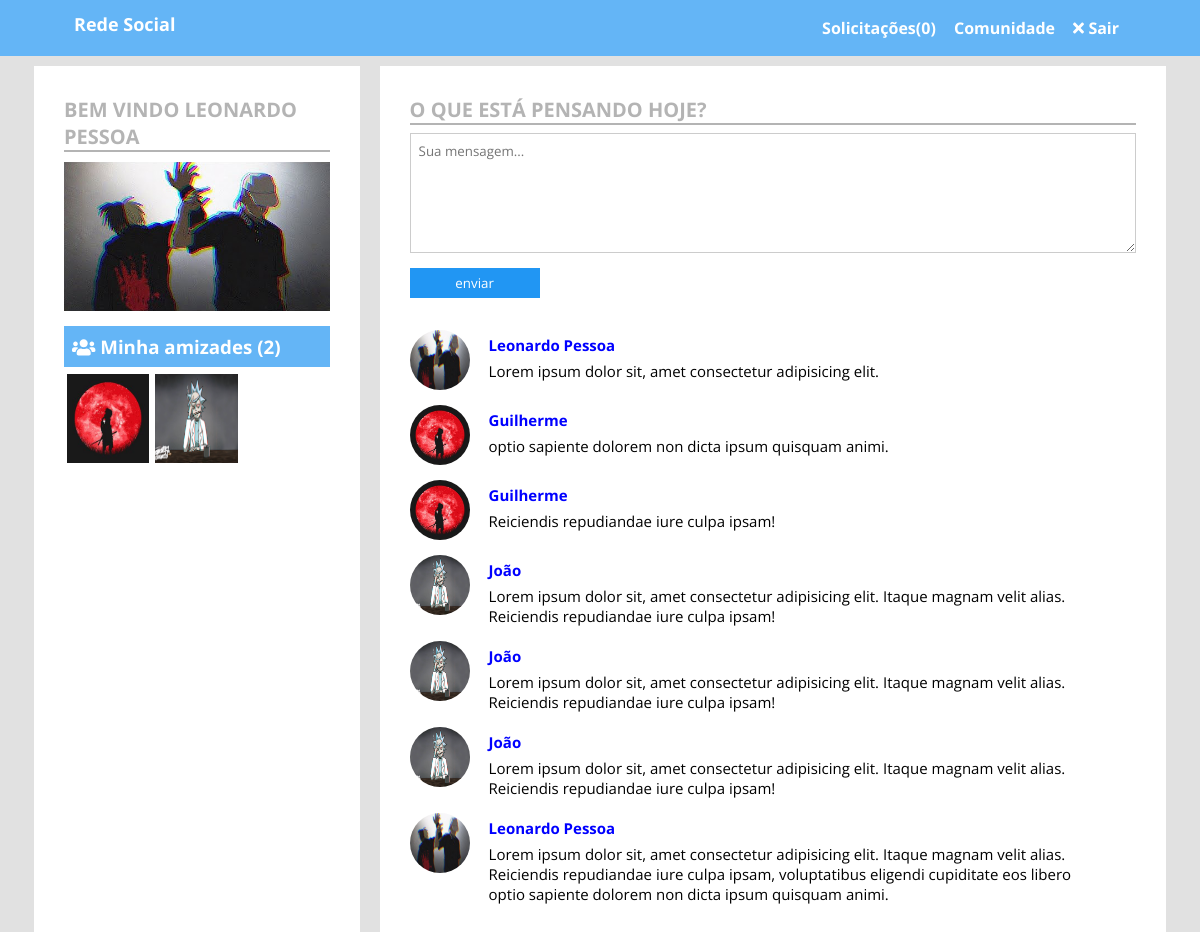
/me (signed in), run on the app's committed database.
### classes/views/mainView.php (called while the page is built, shortened)
<?php
  class mainView
  {
    public static function render($fileName,$arr = [],$header = 'pages/includes/header.php',$footer = 'pages/includes/footer.php'){
      include($header);
      include('pages/'.$fileName);
      include($footer);
      die();
    }
  }

### classes/controllers/perfilController.php (called while the page is built, shortened)
<?php
  class perfilController
  {
    public function index()
    {
      mainView::render('me.php',[],'pages/includes/headerLogado.php');
    }
  }

### index.php (called while the page is built, shortened)
<?php
    $perfilController = new controllers\perfilController();
    Router::get('/me',function() use ($perfilController) {
        $perfilController->index();
    });
?>

### classes/MySql.php (called while the page is built)
<?php
    class MySql{
        private static $pdo;
        public static function conectar(){
            if(self::$pdo == null){
				try{
				self::$pdo = new PDO('mysql:host='.HOST.';dbname='.DATABASE,USER,PASSWORD,array(PDO::MYSQL_ATTR_INIT_COMMAND => "SET NAMES utf8"));
				self::$pdo->setAttribute(PDO::ATTR_ERRMODE,PDO::ERRMODE_EXCEPTION);
				}catch(Exception $e){
					echo '<h2>Erro ao conectar</h2>';
				}
			}
			return self::$pdo;
        }
    }

### classes/controllers/solicitacoesController.php (called while the page is built, shortened)
<?php
  class solicitacoesController
  {
    public static function listarSolicitacoes(){
      $sql = \MySql::conectar()->prepare("SELECT * FROM `tb_site.solicitacoes` WHERE id_to = ? AND `status` = 0");
      $sql->execute([$_SESSION['id_membro']]);
      return $sql->fetchAll();
    }
  }

### classes/models/membrosModel.php (called while the page is built, shortened)
<?php
class membrosModel{
  public static function getMmembroById($id)
  {
    $info = \MySql::conectar()->prepare("SELECT * FROM `tb_site.membros` WHERE id = $id");
    $info->execute();
    return $info->fetch();
  }
  public static function listarAmigos()
  {
    $sql = \MySql::conectar()->prepare("SELECT * FROM `tb_site.solicitacoes` WHERE (`id_to` = ? AND `status` = 1) OR (`id_from` = ? AND `status` = 1)");
    $sql->execute([$_SESSION['id_membro'],$_SESSION['id_membro']]);
    $sql = $sql->fetchAll();
    $arr = [];
    $idMembro = $_SESSION['id_membro'];
    foreach($sql as $membros){
      if($membros['id_from'] == $idMembro){
        $arr[] = $membros['id_to'];
      }else{
        $arr[] = $membros['id_from'];
      }
    }
    return $arr;
  }
}

### pages/me.php (the view)
<section class="me">
  <div class="container">
    <div class="row-me">
      <section class="perfil-info w30">
        <h2 class="tittle">Bem vindo <?= $_SESSION['nome_membro'] ?></h2>
        <div class="container-img">
          <img src="<?= INCLUDE_PATH_PAINEL ?>uploads/<?= $_SESSION['img_membro'] ?>">
        </div>
        <div class="lista-amigos">
          <h3><i class="fa fa-users"></i> Minha amizades (<?= count(\models\membrosModel::listarAmigos()) ?>)</h3>
          <div class="img-amigos-wraper">
          <?php
            $amigos = \models\membrosModel::listarAmigos();
            foreach($amigos as $key => $value){
              $membros = \models\membrosModel::getMmembroById($value);
          ?>
            <div style="background-image: url('<?= INCLUDE_PATH_PAINEL.'uploads/'.$membros['imagem']; ?>')" class="img-amigos-single"></div>
          <?php } ?>
          </div>
        </div>
      </section>
      <section class="feed w70">
        <h2 class="tittle">O que está pensando hoje?</h2>
        <form method="post">
          <textarea name="mensagem" placeholder="Sua mensagem..."></textarea>
          <input type="submit" name="feed_post" value="enviar">
        </form>
        <br>
        <?php
          $postFeeds = MySql::conectar()->prepare("SELECT * FROM `tb_Site.feed` ORDER BY `id` DESC");
          $postFeeds->execute();
          $postFeeds = $postFeeds->fetchAll();
          foreach($postFeeds as $key => $value){
            $membro = \models\membrosModel::getMmembroById($value['membro_id']);
        ?>
        <div class="post-user-wraper">
          <div class="img-user-post">
              <img src="<?= INCLUDE_PATH_PAINEL ?>uploads/<?= $membro['imagem'] ?>">
          </div>
          <div class="post-user-single">
              <p style="color: blue;font-weight:bold;"><?= $membro['nome'] ?></p>
              <p><?= $value['post'] ?></p>
          </div>
        </div>
        <?php } ?>
      </section>
    </div>
  </div>
</section>

### classes/Router.php (shortened to what this page needs)
<?php
  class Router
  {
    public static function get($path,$arg){
        $url = @$_GET['url'];
      if(@$url[0] != '/'){
        $url = '/'.$url;
      }
      if($url[strlen($url)-1] != '/'){
        $url.='/';
      }
      if($path[strlen($path)-1] != '/'){
        $path.='/';
      }
      if($url == $path){
        $arg();
        return true;
      }
    }
  }

### pages/includes/headerLogado.php (shortened to what this page needs)
<!DOCTYPE html>
<html lang="en">
<head>
  <link rel="stylesheet" href="<?= INCLUDE_PATH ?>css/style.css">
</head>
<body>
<header>
  <div class="container">
    <div class="logo"><a href="<?= INCLUDE_PATH ?>">Rede Social</a></div>
    <div class="btn-opt-menu">
      <?php $solicitacoesPendentes = count(\controllers\solicitacoesController::listarSolicitacoes()) ?>
      <a href="<?= INCLUDE_PATH ?>solicitacoes"> Solicitações(<?= $solicitacoesPendentes ?>)</a>
      <a href="<?= INCLUDE_PATH ?>comunidade"> Comunidade</a>
      <a href="<?= INCLUDE_PATH?>me?sair"><i class="fa fa-times"></i> Sair</a>
    </div>
  </div>
</header>

### pages/includes/footer.php (shortened to what this page needs)
</body>
</html>

### css/style.css (style rules this page uses)
* { margin: 0; padding: 0; box-sizing: border-box; font-family: 'Open Sans', sans-serif; }
html,body { height: 100%; background-color: rgb(225, 225, 225); }
input,textarea { border: 1px solid #ccc; border-radius: 0; -webkit-appearance: none; -moz-appearance: none; appearance: none; }
textarea { resize: none; overflow-y: auto; }
.container { max-width: 1100px; margin: 0 auto; padding: 0 2%; }
img { max-width: 100%; }
.w70 { width: 70%; }
.w30 { width: 30%; }
header { padding: 12px 0; background-color: #64b5f6; }
header > .container { display: flex; justify-content: space-between; }
header .logo a { color: white; text-decoration: none; font-size: 18px; font-weight: bold; }
h2.tittle { font-weight: bold; color: rgb(180, 180, 180); text-transform: uppercase; font-size: 20px; border-bottom: 2px solid rgb(180, 180, 180); }
.btn-opt-menu a { padding: 5px 7px; display: inline-block; color: white; text-decoration: none; font-weight: bold; }
.row-me { display: flex; }
.me > .container { max-width: 1280px; }
.perfil-info { padding: 30px; background-color: white; border: 10px solid rgb(225, 225, 225); }
.feed { padding: 30px; background-color: white; border: 10px solid rgb(225, 225, 225); }
.feed form { margin-top: 8px; }
.feed textarea { width: 100%; height: 120px; resize: vertical; padding: 8px; border: 1px solid #ccc; }
.feed input[type=submit] { width: 130px; height: 30px; margin-top: 10px; background-color: #2196f3; color: white; border: 0; cursor: pointer; }
.post-user-wraper { display: flex; margin: 10px 0; }
.img-user-post img { width: 60px; height: 60px; border-radius: 30px; }
.post-user-single { width: calc(100% - 70px); padding: 2px 14px; }
.post-user-single p { padding: 3px 5px; font-size: 15px; }
.container-img { margin-top: 10px; }
.container-img img { width: 100%; }
.lista-amigos { margin-top: 10px; }
.lista-amigos h3 { background: #64b5f6; color: white; padding: 8px; }
.img-amigos-wraper { margin-top: 4px; display: flex; flex-wrap: wrap; }
.img-amigos-single { width: 33.3%; padding-top: 33.3%; border: 3px solid white; background-color: #ccc; background-size: 100% 100%; background-repeat: none; }

### data on the page
tb_site.membros: imagem (picture)
tb_site.membros: imagem (picture)
tb_site.feed: tb_site.membros.imagem (picture), tb_site.membros.nome "Leonardo Pessoa", post "Lorem ipsum dolor sit, amet consectetur adipisicing elit."
tb_site.feed: tb_site.membros.imagem (picture), tb_site.membros.nome "Guilherme", post "optio sapiente dolorem non dicta ipsum quisquam animi."
tb_site.feed: tb_site.membros.imagem (picture), tb_site.membros.nome "Guilherme", post "Reiciendis repudiandae iure culpa ipsam!"
tb_site.feed: tb_site.membros.imagem (picture), tb_site.membros.nome "João", post "Lorem ipsum dolor sit, amet consectetur adipisicing elit. Itaque magnam velit alias. Reiciendis repudiandae iure culpa ipsam!"
tb_site.feed: tb_site.membros.imagem (picture), tb_site.membros.nome "João", post "Lorem ipsum dolor sit, amet consectetur adipisicing elit. Itaque magnam velit alias. Reiciendis repudiandae iure culpa ipsam!"
tb_site.feed: tb_site.membros.imagem (picture), tb_site.membros.nome "João", post "Lorem ipsum dolor sit, amet consectetur adipisicing elit. Itaque magnam velit alias. Reiciendis repudiandae iure culpa ipsam!"
tb_site.feed: tb_site.membros.imagem (picture), tb_site.membros.nome "Leonardo Pessoa", post "Lorem ipsum dolor sit, amet consectetur adipisicing elit. Itaque magnam velit alias. Reiciendis repudiandae iure culpa ipsam, voluptatibus eligendi cupiditate eos libero optio sapiente dolorem non dicta ipsum quisquam animi."

### other printed values
$solicitacoesPendentes "0"
$_SESSION['nome_membro'] "LEONARDO PESSOA"
count(\models\membrosModel::listarAmigos()) "2"
